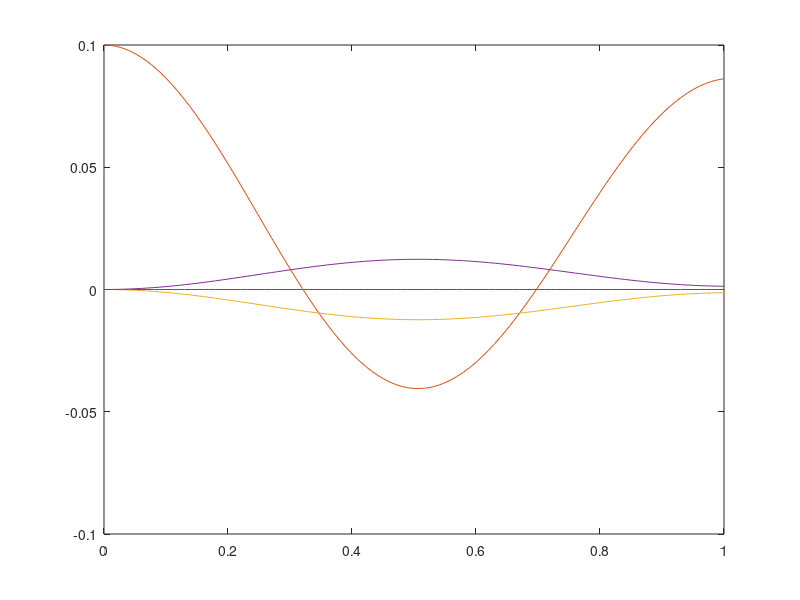

MATLAB code to generate this figure:
function controller_simulator
clc
clear

k = 500;  % spring coefficient
m_t = 50.0; % mass of thruster
m_p = 70.0;  % mass of pod
c = 2*sqrt(k/m_p);  % damping coefficient
r = .25;
I = m_p*((r)^2)/2;  % inertia of pod
% State [z1 z2 t z1d z2d td z3d]
A = [0              0              0            1              0              0           0;
     0              0              0            0              1              0           0;
     0              0              0            0              0              1           0;
    -(k/m_p+k/m_t) -k/m_p         -r*k/m_t     -(c/m_p+c/m_t) -c/m_p         -r*c/m_t     0;
    -k/m_p         -(k/m_p+k/m_t)  r*k/m_t     -c/m_p         -(c/m_t+c/m_p)  r*c/m_t     0;
    -k*r/I          k*r/I         -2*(r^2)*k/I -c*r/I          c*r/I         -2*(r^2)*c/I 0;
     k/m_p          k/m_p          0            c/m_p          c/m_p          0           0];
 
 
BK =    [-0.0000    0.0000   -0.0000   -0.0000    0.0000   -0.0000    0.0000;
   -0.0000    0.0000   -0.0000    0.0000    0.0000   -0.0000    0.0000;
    0.0000   -0.0000    0.0000   -0.0000   -0.0000   -0.0000    0.0000;
    2.5904  -15.9403    4.2207    9.5877   -3.8473    2.5553    0.4200;
    6.6936  -20.0435    6.6923    0.0000    5.7404   -1.3680    0.4200;
    0.0000   -0.0000    0.0000    0.0000   -0.0000    0.0000    0.0000;
   -0.0000    0.0000   -0.0000   -0.0000    0.0000   -0.0000   -0.0000;];


% BK =    [0         0         0         0         0         0         0;
%          0         0         0         0         0         0         0;
%          0         0         0         0         0         0         0;
%    -8.7265   -4.6233   -1.2358    7.6640   -1.9236    1.9617    0.4200;
%    -4.6233   -8.7265    1.2358   -1.9236    7.6640   -1.9617    0.4200;
%          0         0         0         0         0         0         0;
%          0         0         0         0         0         0         0];

t = [0.0:0.01:1];
theta = 0.1;
vel = 1.0;

target = [-r*sin(theta); r*sin(theta); theta; 0; 0; 0.0; vel];
x0 =     [0.0; 0.0; theta; 0; 0; 0.0; 0.0];
% x0 =     [-r*sin(theta);r*sin(theta);theta;0;0;0.0;vel];

opts = odeset('RelTol',1e-2,'AbsTol',1e-4);
[t, y] = ode45(@(t,y) controller(t,y,target), t, x0, opts);
plot(t,y(:,7), t,y(:,3), t,y(:,1), t,y(:,2))

function xdot = controller(t, x, target)
    xdot = [0;
            0;
            0;
            0;
            0;
            0;
            0];
    f = F(t);
    [f1,f2] = F12(x, target);
    xdot(1) = x(4);
    xdot(2) = x(5);
    xdot(3) = x(6);
%     xdot(4) = (-(k/m_t)*(x(1) + r*sin(x(3))) -(k/m_p)*(x(1) + x(2))) + (-(c/m_t)*(x(4) + r*x(6)*cos(x(3))) -(c/m_p)*(x(4) + x(5))); %+ f1;
%     xdot(5) = (-(k/m_t)*(x(2) - r*sin(x(3))) -(k/m_p)*(x(1) + x(2))) + (-(c/m_t)*(x(5) - r*x(6)*cos(x(3))) -(c/m_p)*(x(4) + x(5))); %+ f2;
    
    xdot(4) = (-k*(x(1)+x(2)) - c*(x(4)+x(5)))/m_p + (-k*x(1) - c*x(4) - r*(k*sin(x(3)) + c*x(6)*cos(x(3))))/m_t; %+ f1;
    xdot(5) = (-k*(x(1)+x(2)) - c*(x(4)+x(5)))/m_p + (-k*x(2) - c*x(5) + r*(k*sin(x(3)) + c*x(6)*cos(x(3))))/m_t; %+ f2;

 
%     xdot(6) = (k*(-x(1) + x(2) -2*r*sin(x(3))) + c*(-x(4) + x(5) -2*r*x(6)*cos(x(3))))*(r*cos(x(3))/I);
    
    xdot(6) = (k*(x(2) - x(1)) + c*(x(5) - x(4)) -2*r*(k*sin(x(3)) + c*x(6)*cos(x(3))))*r*cos(x(3))/ I;
    xdot(7) = (k/m_p)*(x(1) + x(2)) + (c/m_p)*(x(4) + x(5)); % + f/m_p;
    
  
    function Fd = F(t)
        if t>30.0
            Fd = sin(t*pi/5);
        elseif t > 15.2
            Fd = 0.0;
        elseif t >= 15.0
            Fd = 200.0;
        else
            Fd = 0.0;
        end
    end
    function [F_1,F_2] = F12(x,target)
        x_err = target - x;
        action = BK*x_err;
        F_1 = action(4);
        F_2 = action(5);
    end
end
end